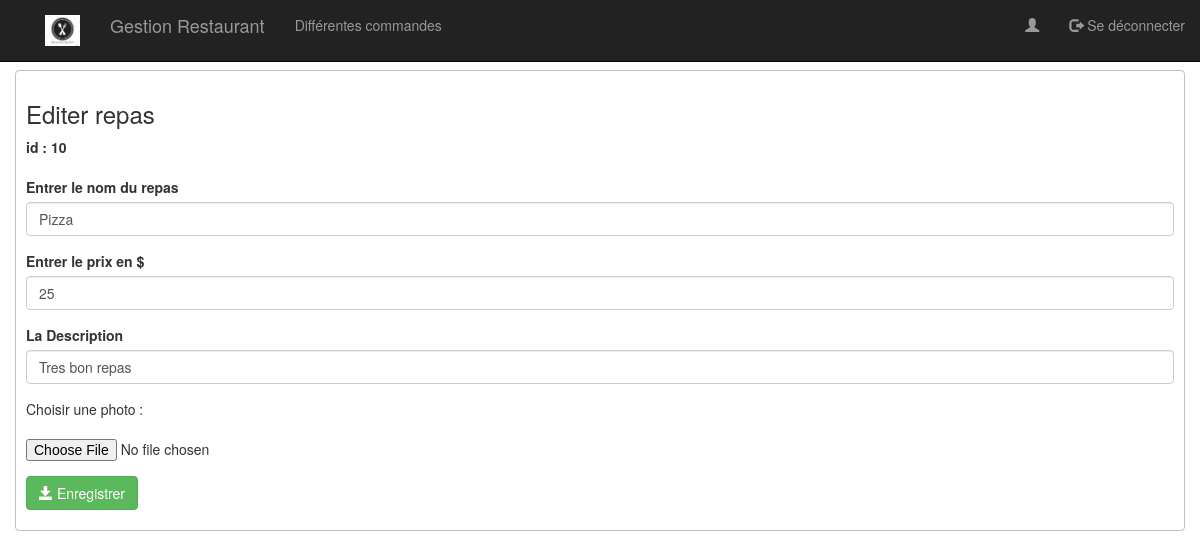
Page /views/editerRepas.php?id=10 on the committed database.
### tables this page shows
CREATE TABLE IF NOT EXISTS `repas` (
  `idRepas` int(11) NOT NULL AUTO_INCREMENT,
  `nom` varchar(255) DEFAULT NULL,
  `prix` int(11) NOT NULL,
  `detail` text NOT NULL,
  `photo` varchar(255) NOT NULL,
  PRIMARY KEY (`idRepas`)
);

### views/editerRepas.php (the view, shortened to what this page needs)
<?php
    require_once("../BD/connexion.php");
    $id = isset($_GET['id'])?$_GET['id']:0;
    $requete = "SELECT * FROM repas where idRepas = $id";
    $resultat = $pdo->query($requete);
    $repas = $resultat->fetch();
    $nom = $repas['nom'];
    $prix = $repas['prix'];
    $detail =$repas['detail'];
?>
<!DOCTYPE html>
<html>
    <head>
        <link rel="stylesheet" href="../css/bootstrap.css">
        <link rel="stylesheet" type="text/css" href="../css/font-awesome.css">
    </head>
    <body>
    <?php include "menu.php"?>
    <div class="container">
            <h3>Editer repas </h3>
            <form action="../back/updateRepas.php" method="post" enctype="multipart/form-data">
                <div class="form-group">
                    <label for="idI">id : <?php echo $id ?></label>
                </div>
                <div class="form-group">
                    <label>Entrer le nom du repas</label>
                    <input type="text" placeholder="Nom du repas" name="nomUp" class="form-control" value="<?php echo $nom ?>" >
                </div>
                <div class="form-group">
                    <label>Entrer le prix en $ </label>
                    <input type="number" placeholder="Prix du repas" name="prixUp" class="form-control" value="<?php echo $prix ?>" >
                </div>
                <div class="form-group">
                    <label>La Description </label>
                    <input type="text" placeholder="Description" name="detailUp" class="form-control" value="<?php echo $detail ?>" >
                </div>
                <div class="form-group">Choisir une photo : <br><br>
                        <input type="file" name="photo" value="photo">
                </div>
                <button type="submit" class="btn btn-success">
                    <span class="glyphicon glyphicon-save"> </span> Enregistrer
                </button>
            </form>
        </div>
    </body>
</html>

### views/editerRepas.php (style rules this page uses)
.container { margin-top: 70px; border: 1px solid silver; height: auto; border-radius: 4px; padding:10px; }
input[type="file"] { width: auto; }
button { margin-bottom: 10px !important; }

### rows in the picture
repas: nomUp "Pizza", prixUp "25", detailUp "Tres bon repas"

### other values in the picture
$id "10"
